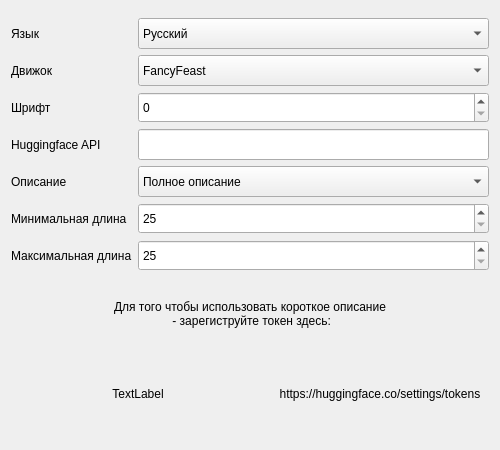
<?xml version="1.0" encoding="UTF-8"?>
<ui version="4.0">
 <class>Dialog</class>
 <widget class="QDialog" name="Dialog">
  <property name="windowModality">
   <enum>Qt::ApplicationModal</enum>
  </property>
  <property name="geometry">
   <rect>
    <x>0</x>
    <y>0</y>
    <width>500</width>
    <height>450</height>
   </rect>
  </property>
  <property name="minimumSize">
   <size>
    <width>500</width>
    <height>450</height>
   </size>
  </property>
  <property name="maximumSize">
   <size>
    <width>500</width>
    <height>450</height>
   </size>
  </property>
  <property name="windowTitle">
   <string>Настройки</string>
  </property>
  <property name="layoutDirection">
   <enum>Qt::LeftToRight</enum>
  </property>
  <property name="sizeGripEnabled">
   <bool>false</bool>
  </property>
  <layout class="QVBoxLayout" name="verticalLayout_3">
   <item>
    <layout class="QHBoxLayout" name="horizontalLayout">
     <item>
      <layout class="QVBoxLayout" name="verticalLayout">
       <item>
        <widget class="QLabel" name="label">
         <property name="minimumSize">
          <size>
           <width>0</width>
           <height>31</height>
          </size>
         </property>
         <property name="maximumSize">
          <size>
           <width>16777215</width>
           <height>31</height>
          </size>
         </property>
         <property name="text">
          <string>Язык</string>
         </property>
        </widget>
       </item>
       <item>
        <widget class="QLabel" name="label_engine">
         <property name="minimumSize">
          <size>
           <width>0</width>
           <height>31</height>
          </size>
         </property>
         <property name="maximumSize">
          <size>
           <width>16777215</width>
           <height>31</height>
          </size>
         </property>
         <property name="text">
          <string>Движок</string>
         </property>
        </widget>
       </item>
       <item>
        <widget class="QLabel" name="label_4">
         <property name="minimumSize">
          <size>
           <width>0</width>
           <height>31</height>
          </size>
         </property>
         <property name="maximumSize">
          <size>
           <width>16777215</width>
           <height>31</height>
          </size>
         </property>
         <property name="text">
          <string>Шрифт</string>
         </property>
        </widget>
       </item>
       <item>
        <widget class="QLabel" name="label_2">
         <property name="minimumSize">
          <size>
           <width>0</width>
           <height>31</height>
          </size>
         </property>
         <property name="maximumSize">
          <size>
           <width>16777215</width>
           <height>31</height>
          </size>
         </property>
         <property name="text">
          <string>Huggingface API</string>
         </property>
        </widget>
       </item>
       <item>
        <widget class="QLabel" name="label_3">
         <property name="minimumSize">
          <size>
           <width>0</width>
           <height>31</height>
          </size>
         </property>
         <property name="maximumSize">
          <size>
           <width>16777215</width>
           <height>31</height>
          </size>
         </property>
         <property name="text">
          <string>Описание</string>
         </property>
        </widget>
       </item>
       <item>
        <widget class="QLabel" name="label_5">
         <property name="minimumSize">
          <size>
           <width>0</width>
           <height>31</height>
          </size>
         </property>
         <property name="maximumSize">
          <size>
           <width>16777215</width>
           <height>31</height>
          </size>
         </property>
         <property name="text">
          <string>Минимальная длина</string>
         </property>
        </widget>
       </item>
       <item>
        <widget class="QLabel" name="label_6">
         <property name="minimumSize">
          <size>
           <width>0</width>
           <height>31</height>
          </size>
         </property>
         <property name="maximumSize">
          <size>
           <width>16777215</width>
           <height>31</height>
          </size>
         </property>
         <property name="text">
          <string>Максимальная длина</string>
         </property>
        </widget>
       </item>
      </layout>
     </item>
     <item>
      <layout class="QVBoxLayout" name="verticalLayout_2">
       <item>
        <widget class="QComboBox" name="comboBox_language">
         <property name="minimumSize">
          <size>
           <width>0</width>
           <height>31</height>
          </size>
         </property>
         <property name="maximumSize">
          <size>
           <width>16777215</width>
           <height>31</height>
          </size>
         </property>
         <item>
          <property name="text">
           <string>Русский</string>
          </property>
         </item>
         <item>
          <property name="text">
           <string>English</string>
          </property>
         </item>
        </widget>
       </item>
       <item>
        <widget class="QComboBox" name="comboBox_engine">
         <property name="minimumSize">
          <size>
           <width>0</width>
           <height>31</height>
          </size>
         </property>
         <property name="maximumSize">
          <size>
           <width>16777215</width>
           <height>31</height>
          </size>
         </property>
         <item>
          <property name="text">
           <string>FancyFeast</string>
          </property>
         </item>
         <item>
          <property name="text">
           <string>Florence-2</string>
          </property>
         </item>
         <item>
          <property name="text">
           <string>Florence-2 SD3</string>
          </property>
         </item>
        </widget>
       </item>
       <item>
        <widget class="QSpinBox" name="spinBox_typeSize">
         <property name="minimumSize">
          <size>
           <width>0</width>
           <height>31</height>
          </size>
         </property>
         <property name="maximumSize">
          <size>
           <width>16777215</width>
           <height>31</height>
          </size>
         </property>
        </widget>
       </item>
       <item>
        <widget class="QLineEdit" name="lineEdit_token">
         <property name="minimumSize">
          <size>
           <width>0</width>
           <height>31</height>
          </size>
         </property>
         <property name="maximumSize">
          <size>
           <width>16777215</width>
           <height>31</height>
          </size>
         </property>
        </widget>
       </item>
       <item>
        <widget class="QComboBox" name="comboBox_description">
         <property name="minimumSize">
          <size>
           <width>0</width>
           <height>31</height>
          </size>
         </property>
         <property name="maximumSize">
          <size>
           <width>16777215</width>
           <height>31</height>
          </size>
         </property>
         <item>
          <property name="text">
           <string>Полное описание</string>
          </property>
         </item>
         <item>
          <property name="text">
           <string>Короткое описание</string>
          </property>
         </item>
         <item>
          <property name="text">
           <string>Полное + короткое описание</string>
          </property>
         </item>
        </widget>
       </item>
       <item>
        <widget class="QSpinBox" name="spinBox_min">
         <property name="minimumSize">
          <size>
           <width>0</width>
           <height>31</height>
          </size>
         </property>
         <property name="maximumSize">
          <size>
           <width>16777215</width>
           <height>31</height>
          </size>
         </property>
         <property name="minimum">
          <number>25</number>
         </property>
        </widget>
       </item>
       <item>
        <widget class="QSpinBox" name="spinBox_max">
         <property name="minimumSize">
          <size>
           <width>0</width>
           <height>31</height>
          </size>
         </property>
         <property name="maximumSize">
          <size>
           <width>16777215</width>
           <height>31</height>
          </size>
         </property>
         <property name="minimum">
          <number>25</number>
         </property>
        </widget>
       </item>
      </layout>
     </item>
    </layout>
   </item>
   <item>
    <widget class="QLabel" name="label_create_token">
     <property name="minimumSize">
      <size>
       <width>0</width>
       <height>60</height>
      </size>
     </property>
     <property name="maximumSize">
      <size>
       <width>16777215</width>
       <height>60</height>
      </size>
     </property>
     <property name="text">
      <string>Для того чтобы использовать короткое описание
 - зарегиструйте токен здесь:</string>
     </property>
     <property name="alignment">
      <set>Qt::AlignCenter</set>
     </property>
    </widget>
   </item>
   <item>
    <layout class="QHBoxLayout" name="horizontalLayout_2">
     <item>
      <widget class="QLabel" name="label_img_permission">
       <property name="minimumSize">
        <size>
         <width>254</width>
         <height>74</height>
        </size>
       </property>
       <property name="maximumSize">
        <size>
         <width>254</width>
         <height>74</height>
        </size>
       </property>
       <property name="autoFillBackground">
        <bool>false</bool>
       </property>
       <property name="text">
        <string>TextLabel</string>
       </property>
       <property name="alignment">
        <set>Qt::AlignCenter</set>
       </property>
       <property name="wordWrap">
        <bool>false</bool>
       </property>
       <property name="margin">
        <number>0</number>
       </property>
      </widget>
     </item>
     <item>
      <widget class="QLabel" name="label_link">
       <property name="minimumSize">
        <size>
         <width>0</width>
         <height>24</height>
        </size>
       </property>
       <property name="maximumSize">
        <size>
         <width>16777215</width>
         <height>24</height>
        </size>
       </property>
       <property name="text">
        <string>https://huggingface.co/settings/tokens</string>
       </property>
       <property name="alignment">
        <set>Qt::AlignCenter</set>
       </property>
      </widget>
     </item>
    </layout>
   </item>
  </layout>
 </widget>
 <resources/>
 <connections/>
</ui>
